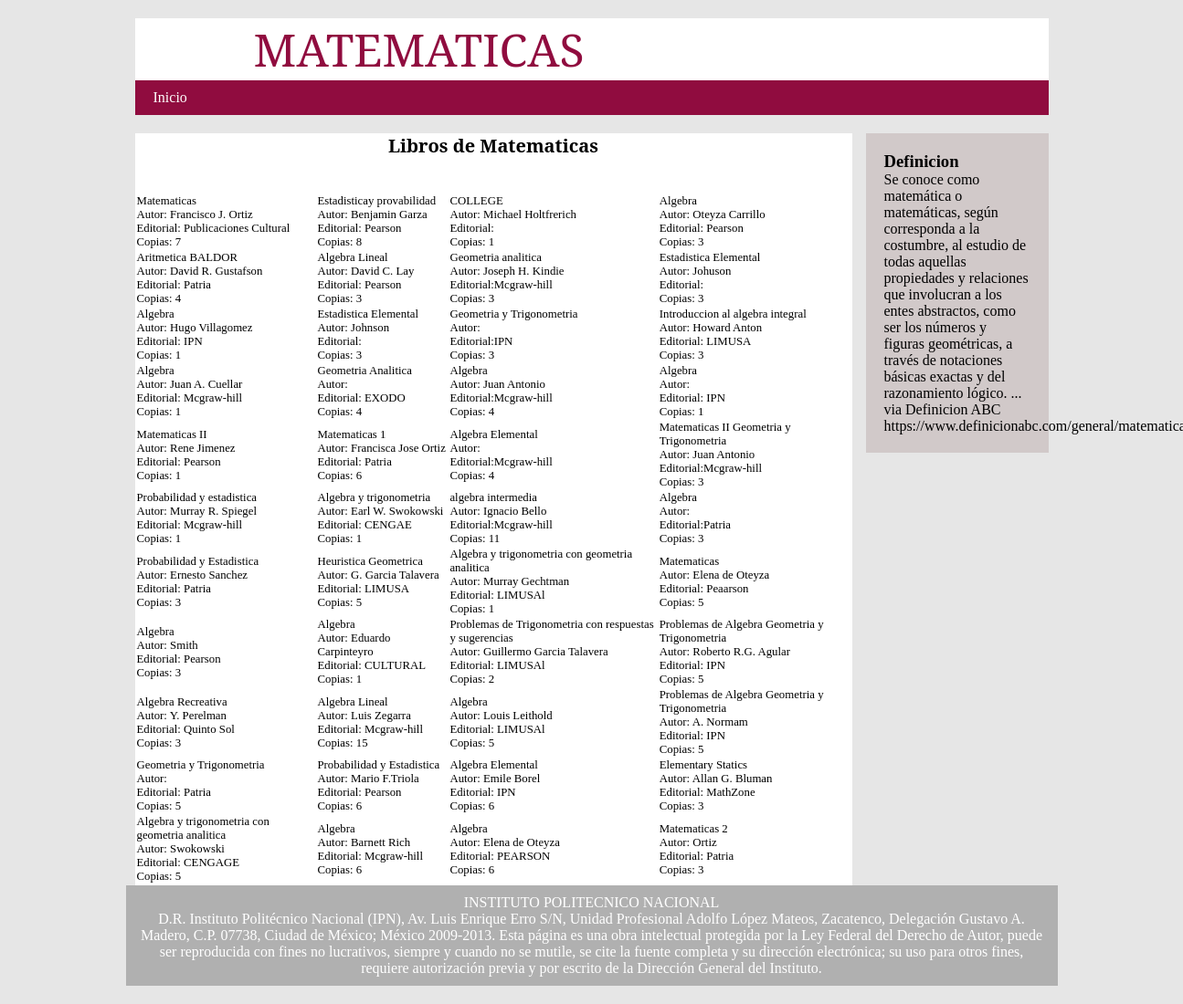
Page /PHP/matematicas.php on the committed database.
### tables this page shows
CREATE TABLE IF NOT EXISTS `matematicas` (
  `id` int(11) NOT NULL,
  `fila1` varchar(500) NOT NULL,
  `fila2` varchar(500) NOT NULL,
  `fila3` varchar(500) NOT NULL,
  `fila4` varchar(500) NOT NULL,
  PRIMARY KEY (`id`)
);

### PHP/matematicas.php (the view, shortened to what this page needs)
<!DOCTYPE html>
<html>
<head>
		<link rel="stylesheet" type="text/css" href="../css/estilo.css">
</head>
<body>
	<header>
<div class="title">&nbsp;&nbsp;&nbsp;&nbsp;&nbsp;&nbsp;&nbsp;&nbsp;&nbsp; MATEMATICAS</div>
	<nav>
		<ul>
		<li><A HREF="../Index/index.php" >Inicio</a></li>
	</nav>
	</header>
	<section class="main">
		<section class="articles">
			<h2>Libros de Matematicas</h2><br><br>
			<p>
				<?php
          $idCone = conexion();
echo "<Table HEIGHT=100% WIDTH=100% ALIGN='CENTER'><TR>";
          $SQL="SELECT m.fila1,m.fila2,m.fila3,m.fila4
from matematicas as m;";
          $Registro = mysqli_query($idCone,$SQL);
          while($Fila = mysqli_fetch_array($Registro))
           {
                  echo "<tr>"."<Td>" .$Fila['fila1']. "</a>"."</td>";
                  echo "<Td>" .$Fila['fila2']. "</a>"."</td>";
                  echo "<Td>" .$Fila['fila3']. "</a>"."</td>";
                  echo "<Td>" .$Fila['fila4']. "</a>"."</td>";
            }
           echo "</Table>";
           ?>
		</section>
		<aside>
                                                      <h3>Definicion<br></h3>
				 <p>Se conoce como matemática o matemáticas, según corresponda a la costumbre, al estudio de todas aquellas propiedades y relaciones que involucran a los entes abstractos, como ser los números y figuras geométricas, a través de notaciones básicas exactas y del razonamiento lógico.
... via Definicion ABC https://www.definicionabc.com/general/matematicas.php</p>
		</aside>
	</section>
                   <br><br>
	<footer>
		<p> INSTITUTO POLITECNICO NACIONAL<br>
			D.R. Instituto Politécnico Nacional (IPN), Av. Luis Enrique Erro S/N, Unidad Profesional Adolfo López Mateos, Zacatenco, Delegación Gustavo A. Madero, C.P. 07738, Ciudad de México; México 2009-2013.
Esta página es una obra intelectual protegida por la Ley Federal del Derecho de Autor, puede ser reproducida con fines no lucrativos, siempre y cuando no se mutile, se cite la fuente completa y su dirección electrónica; su uso para otros fines, requiere autorización previa y por escrito de la Dirección General del Instituto.</p>
	</footer>
</body>
</html>

### CSS/estilo.css (style rules this page uses)
* { margin: 0; padding: 0; }
body { background: #e6e6e6; }
header,.main,footer { background: #fff; width: 90%; max-width: 1000px; margin:20px auto; }
header nav { text-aling: center; background: #900C3F; overflow: hidden; clear: both; font-family: "Serif"; }
header nav ul { list-style: none; }
header nav ul li { float: left; }
header nav ul li a { padding: 10px 20px; display: block; color: #fff; text-decoration: none; font-family: Serif; }
.main .articles { width: 78.5%; margin-right: 1.5%; float: left; background: #fff; }
aside { width: 20%; background:#D1C9C9; float: left; padding: 20px; box-sizing: border-box; }
footer { background:#B0B0B0; color: #FFFFFF; clear: both; padding: 10px 10px; text-align: center; font-family: Serif; }
.main .articles table { background-color: #fff; }
.main .articles h2 { font-size: 20px; text-align: center; font-family: "Serif"; }
.main .articles table td { padding: 0px; margin: 0px; font-size:0.8em; font-family: Serif; -webkit-transition: all .15s ease; }
div.title { display: line; padding: 0; margin:0; font-size: 50px; text-align: left; color:#900C3F; font-family: "Serif"; }

### rows in the picture
matematicas: fila1 "Matematicas Autor: Francisco J. Ortiz Editorial: Publicaciones Cultural Copias: 7", fila2 "Estadisticay provabilidad Autor: Benjamin Garza Editorial: Pearson Copias: 8", fila3 "COLLEGE Autor: Michael Holtfrerich Editorial: Copias: 1", fila4 "Algebra Autor: Oteyza Carrillo Editorial: Pearson Copias: 3"
matematicas: fila1 "Aritmetica BALDOR Autor: David R. Gustafson Editorial: Patria Copias: 4", fila2 "Algebra Lineal Autor: David C. Lay Editorial: Pearson Copias: 3", fila3 "Geometria analitica Autor: Joseph H. Kindie Editorial:Mcgraw-hill Copias: 3", fila4 "Estadistica Elemental Autor: Johuson Editorial: Copias: 3"
matematicas: fila1 "Algebra Autor: Hugo Villagomez Editorial: IPN Copias: 1", fila2 "Estadistica Elemental Autor: Johnson Editorial: Copias: 3", fila3 "Geometria y Trigonometria Autor: Editorial:IPN Copias: 3", fila4 "Introduccion al algebra integral Autor: Howard Anton Editorial: LIMUSA Copias: 3"
matematicas: fila1 "Algebra Autor: Juan A. Cuellar Editorial: Mcgraw-hill Copias: 1", fila2 "Geometria Analitica Autor: Editorial: EXODO Copias: 4", fila3 "Algebra Autor: Juan Antonio Editorial:Mcgraw-hill Copias: 4", fila4 "Algebra Autor: Editorial: IPN Copias: 1"
matematicas: fila1 "Matematicas II Autor: Rene Jimenez Editorial: Pearson Copias: 1", fila2 "Matematicas 1 Autor: Francisca Jose Ortiz Editorial: Patria Copias: 6", fila3 "Algebra Elemental Autor: Editorial:Mcgraw-hill Copias: 4", fila4 "Matematicas II Geometria y Trigonometria Autor: Juan Antonio Editorial:Mcgraw-hill Copias: 3"
matematicas: fila1 "Probabilidad y estadistica Autor: Murray R. Spiegel Editorial: Mcgraw-hill Copias: 1", fila2 "Algebra y trigonometria Autor: Earl W. Swokowski Editorial: CENGAE Copias: 1", fila3 "algebra intermedia Autor: Ignacio Bello Editorial:Mcgraw-hill Copias: 11", fila4 "Algebra Autor: Editorial:Patria Copias: 3"
matematicas: fila1 "Probabilidad y Estadistica Autor: Ernesto Sanchez Editorial: Patria Copias: 3", fila2 "Heuristica Geometrica Autor: G. Garcia Talavera Editorial: LIMUSA Copias: 5", fila3 "Algebra y trigonometria con geometria analitica Autor: Murray Gechtman Editorial: LIMUSAl Copias: 1", fila4 "Matematicas Autor: Elena de Oteyza Editorial: Peaarson Copias: 5"
matematicas: fila1 "Algebra Autor: Smith Editorial: Pearson Copias: 3", fila2 "Algebra Autor: Eduardo Carpinteyro Editorial: CULTURAL Copias: 1", fila3 "Problemas de Trigonometria con respuestas y sugerencias Autor: Guillermo Garcia Talavera Editorial: LIMUSAl Copias: 2", fila4 "Problemas de Algebra Geometria y Trigonometria Autor: Roberto R.G. Agular Editorial: IPN Copias: 5"
matematicas: fila1 "Algebra Recreativa Autor: Y. Perelman Editorial: Quinto Sol Copias: 3", fila2 "Algebra Lineal Autor: Luis Zegarra Editorial: Mcgraw-hill Copias: 15", fila3 "Algebra Autor: Louis Leithold Editorial: LIMUSAl Copias: 5", fila4 "Problemas de Algebra Geometria y Trigonometria Autor: A. Normam Editorial: IPN Copias: 5"
matematicas: fila1 "Geometria y Trigonometria Autor: Editorial: Patria Copias: 5", fila2 "Probabilidad y Estadistica Autor: Mario F.Triola Editorial: Pearson Copias: 6", fila3 "Algebra Elemental Autor: Emile Borel Editorial: IPN Copias: 6", fila4 "Elementary Statics Autor: Allan G. Bluman Editorial: MathZone Copias: 3"
matematicas: fila1 "Algebra y trigonometria con geometria analitica Autor: Swokowski Editorial: CENGAGE Copias: 5", fila2 "Algebra Autor: Barnett Rich Editorial: Mcgraw-hill Copias: 6", fila3 "Algebra Autor: Elena de Oteyza Editorial: PEARSON Copias: 6", fila4 "Matematicas 2 Autor: Ortiz Editorial: Patria Copias: 3"
